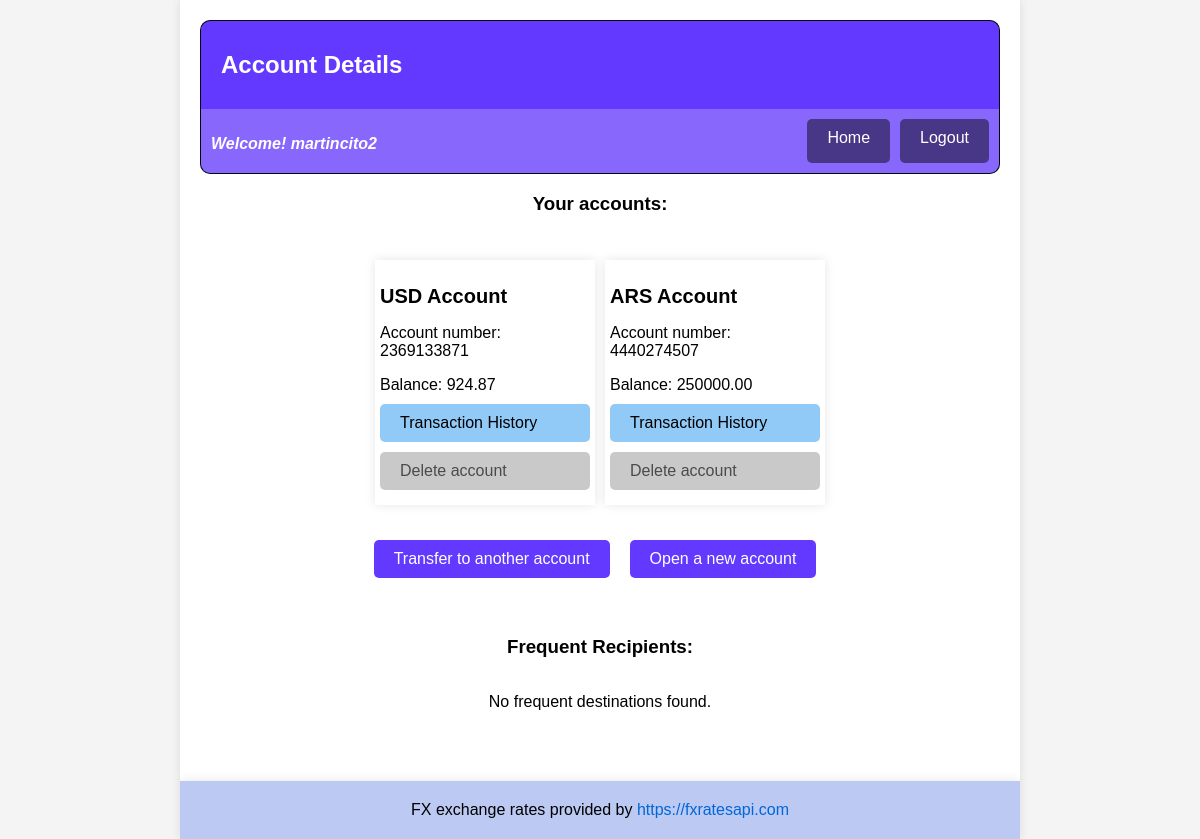
Before: /accounts/account/ (signed in) with the older database file.
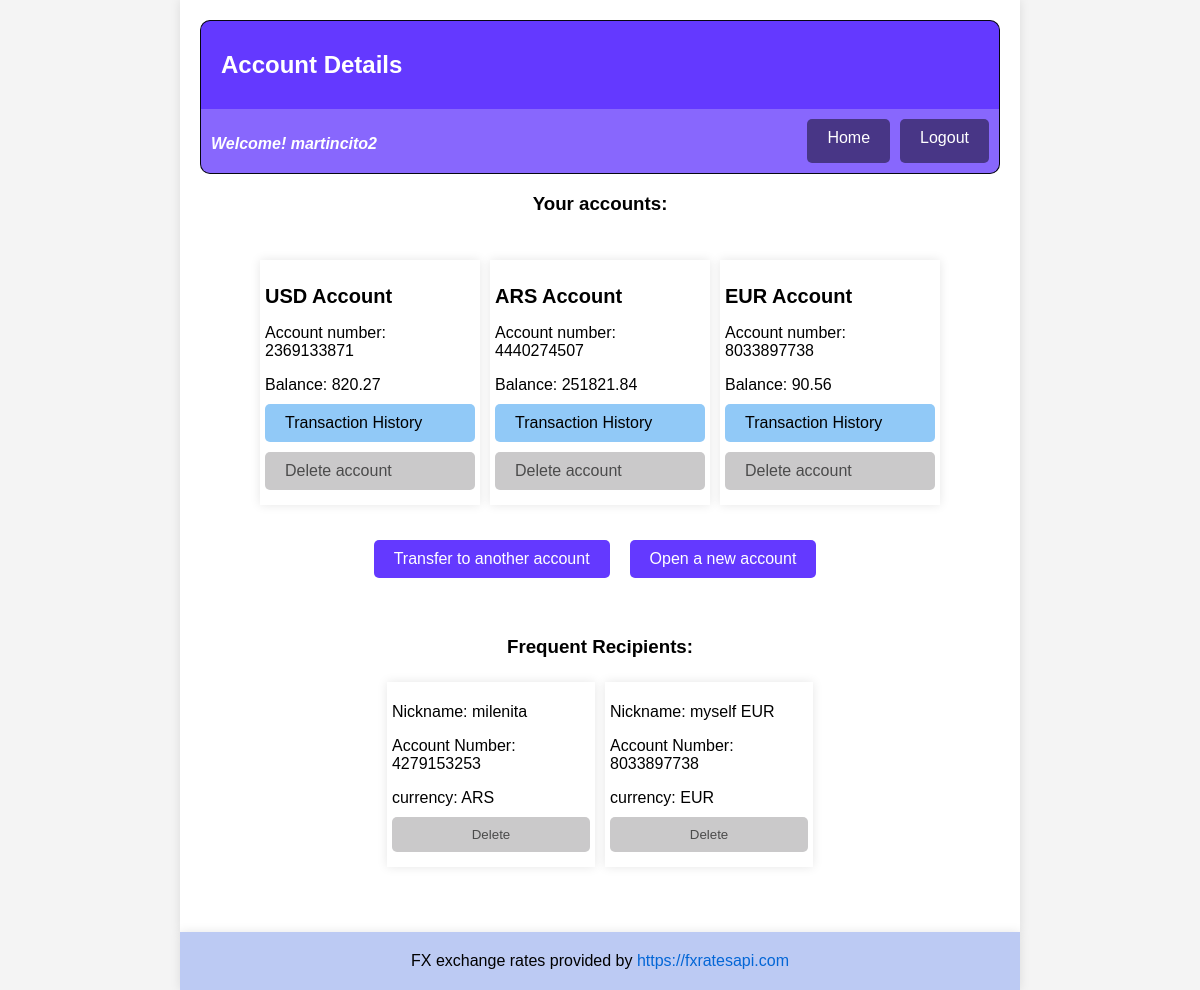
After: the same page with the newer database file.
### accounts/models.py (models this page shows, shortened)
class Account(models.Model):
    user = models.ForeignKey(User, on_delete=models.CASCADE)
    balance = MoneyField(max_digits=10, decimal_places=2, default=0.00, default_currency='USD')
    account_number = models.CharField(max_length=10, unique=True)
    currency = models.CharField(max_length=3)

### transactions/models.py (models this page shows, shortened)
class TransferDestination(models.Model):
    user_profile = models.ForeignKey(UserProfile, on_delete=models.CASCADE)
    destination_account_number = models.CharField(max_length=20)
    nickname = models.CharField(max_length=50)
    currency = models.CharField(max_length=3, default='USD')

### accounts/views.py (the view)
# urls.py: path('account/', views.account_details, name='account_details'),
@login_required
def account_details(request):
    user_accounts = Account.objects.filter(user=request.user)
    user_profile = UserProfile.objects.get(user=request.user)
    frequent_destinations = TransferDestination.objects.filter(
        user_profile=user_profile)
    return render(request, 'account_details.html', {'user_accounts': user_accounts, 'frequent_destinations': frequent_destinations})

### accounts/templates/account_details.html (shortened to what this page needs)
{% extends 'base.html' %}
{% load static %}
{% block static_container %}
  <link rel="stylesheet" type="text/css" href="{% static 'common/css/common.css' %}" />
  <link rel="stylesheet" type="text/css" href="{% static 'css/account_details.css' %}" />
{% endblock %}
{% block maintitle %}
  Account Details
{% endblock %}
{% block subtitle %}
  Your accounts:
{% endblock %}
{% block subcontainer %}
  <div class="accounts-container">
    {% for account in user_accounts %}
      <div class="individual-account-container">
        <h2>{{ account.currency }} Account</h2>
        <p>Account number: {{ account.account_number }}</p>
        <p id="account-balance">Balance: {{ account.balance }}</p>
        <a id="transaction-button" href="{% url 'transaction_history' account.id %}">Transaction History</a>
        <form action="{% url 'delete_account' account.id %}" method="post">
          <a id="delete-button" href="{% url 'delete_account' account.id %}">Delete account</a>
        </form>
      </div>
    {% endfor %}
    <div class="buttons-container">
      <a href="{% url 'make_transaction' %}">Transfer to another account</a><br />
      <a href="{% url 'open_new_account' %}">Open a new account</a><br />
    </div>
  </div>
  <div class="accounts-container">
    <h3 id="subtitle">Frequent Recipients:</h3>
    {% if frequent_destinations %}
      {% for destination in frequent_destinations %}
        <div class="individual-account-container">
          <p>Nickname: {{ destination.nickname }}</p>
          <p>Account Number: {{ destination.destination_account_number }}</p>
          <p>currency: {{ destination.currency }}</p>
          <form action="{% url 'delete_frequent_destination' destination.id %}" method="post">
            <input id="delete-button" type="submit" value="Delete" />
          </form>
        </div>
      {% endfor %}
    {% else %}
      <p>No frequent destinations found.</p>
    {% endif %}
  </div>
{% endblock %}

### accounts/templates/base.html (shortened to what this page needs)
<!DOCTYPE html>
<html>
  <head>
    {% load static %}
    {% block static_container %}{% endblock %}
  </head>
  <body>
    <div class="main-container">
      <h1>
        {% block maintitle %}{% endblock %}
      </h1>
      {% block navbar %}
        <div class="bar">
          {% if user_accounts %}
            <p id="bar">Welcome! {{ user_accounts.first.user.username }}</p>
          {% endif %}
          <a class="bar-button left-button" href="{% url 'account_details' %}">Home</a>
          <a class="bar-button" href="{% url 'logout' %}">Logout</a>
        </div>
      {% endblock %}
      <h3 id="subtitle">
        {% block subtitle %}{% endblock %}
      </h3>
      <div class="sub-container">
        {% block subcontainer %}
        {% endblock %}
      </div>
    </div>
  </body>
  {% block footercontent %}
    <div class="footer-container">
      <footer>
        <p class="footer">
          FX exchange rates provided by <a href="https://fxratesapi.com">https://fxratesapi.com</a>
        </p>
      </footer>
    </div>
  {% endblock %}
</html>

### static/common/css/common.css (style rules this page uses)
body { font-family: Arial, sans-serif; margin: 0; padding: 0; background-color: #f4f4f4; }
.main-container, .footer { max-width: 800px; margin-bottom: 30px; margin: 0 auto; padding: 20px; background-color: #fff; box-shadow: 0 0 10px rgba(0, 0, 0, 0.1); }
.sub-container { margin: 20px auto; display: flex; flex-direction: column; justify-content: center; align-items: center; }
h1 { font-size: 24px; margin-bottom: 20px; background-color: #6439FF; color: #fff; padding: 30px 20px; margin: 0; border-top-left-radius: 10px; border-top-right-radius: 10px; border-right: 1px solid rgb(6, 6, 17); border-left: 1px solid rgb(6, 6, 17); border-top: 1px solid rgb(6, 6, 17); }
h2 { font-size: 20px; margin-top: 20px; margin-bottom: 10px; }
#subtitle { display: flex; justify-content: center; }
p { margin-bottom: 10px; }
a { text-decoration: none; color: #0366d6; }
form { display: inline; margin: 0; padding: 0; }
input[type="submit"] { cursor: pointer; }
.bar { display: flex; justify-content: space-between; background-color: #8867fd; color: #fff; padding: 10px 10px; margin: 0; border-bottom-left-radius: 10px; border-bottom-right-radius: 10px; border-right: 1px solid rgb(6, 6, 17); border-left: 1px solid rgb(6, 6, 17); border-bottom: 1px solid rgb(6, 6, 17); }
.bar-button { display: inline-block; padding: 10px 20px; text-decoration: none; background-color: #483686; color: #fff; border: none; border-radius: 5px; cursor: pointer; transition: background-color 0.3s; }
.left-button { margin-left: auto; margin-right: 10px; }
.sub-container form label, .sub-container form input, .sub-container form select { margin-bottom: 15px; width: 100%; }
.sub-container form input[type="submit"] { margin-top: 10px; }
.bar p { font-style: italic; font-weight: 600; }
.footer-container { text-align: center; }
.footer { max-width: 800px; margin: 0 auto; padding: 20px; background-color: #bccaf3; box-shadow: 0 0 10px rgba(0, 0, 0, 0.1); }

### accounts/static/css/account_details.css (style rules this page uses)
h1 { background-color: #6439FF; color: #fff; padding: 30px 20px; margin: 0; }
#subtitle { display: flex; justify-content: center; }
.accounts-container, .frequent-destinations-container { display: flex; flex-wrap: wrap; justify-content: center; max-width: 700px; margin: 0 auto; padding: 20px; background-color: #fff; }
.individual-account-container { max-width: 30%; box-shadow: 0 0 10px rgba(0, 0, 0, 0.1); margin: 5px 5px; padding: 5px 5px; }
h3 { width: 100%; }
.buttons-container { margin-top: 30px; display: flex; width: 100%; gap: 10px; justify-content: center; }
.buttons-container a { display: inline-block; padding: 10px 20px; text-decoration: none; background-color: #6439FF; color: #fff; border: none; border-radius: 5px; cursor: pointer; transition: background-color 0.3s; }
#transaction-button { display: flex; align-items: center; padding: 10px 20px; text-decoration: none; background-color: #91c9f7; color: black; border: none; border-radius: 5px; cursor: pointer; transition: background-color 0.3s; margin: 10px auto; }
#delete-button { display: flex; align-items: center; padding: 10px 20px; text-decoration: none; background-color: #cac9ca; color: rgb(75, 75, 75); border: none; border-radius: 5px; cursor: pointer; transition: background-color 0.3s; margin: 10px auto; }

Changed rows visible on the page:
changed Account "USD": balance "924.87" → "820.27"
changed Account "ARS": balance "250000.00" → "251821.84"
added Account: currency "EUR", account_number "8033897738", balance "90.56"
added TransferDestination: nickname "milenita", destination_account_number "4279153253", currency "ARS"
added TransferDestination: nickname "myself EUR", destination_account_number "8033897738", currency "EUR"
Other visible differences:
text no longer shown: "No frequent destinations found."
